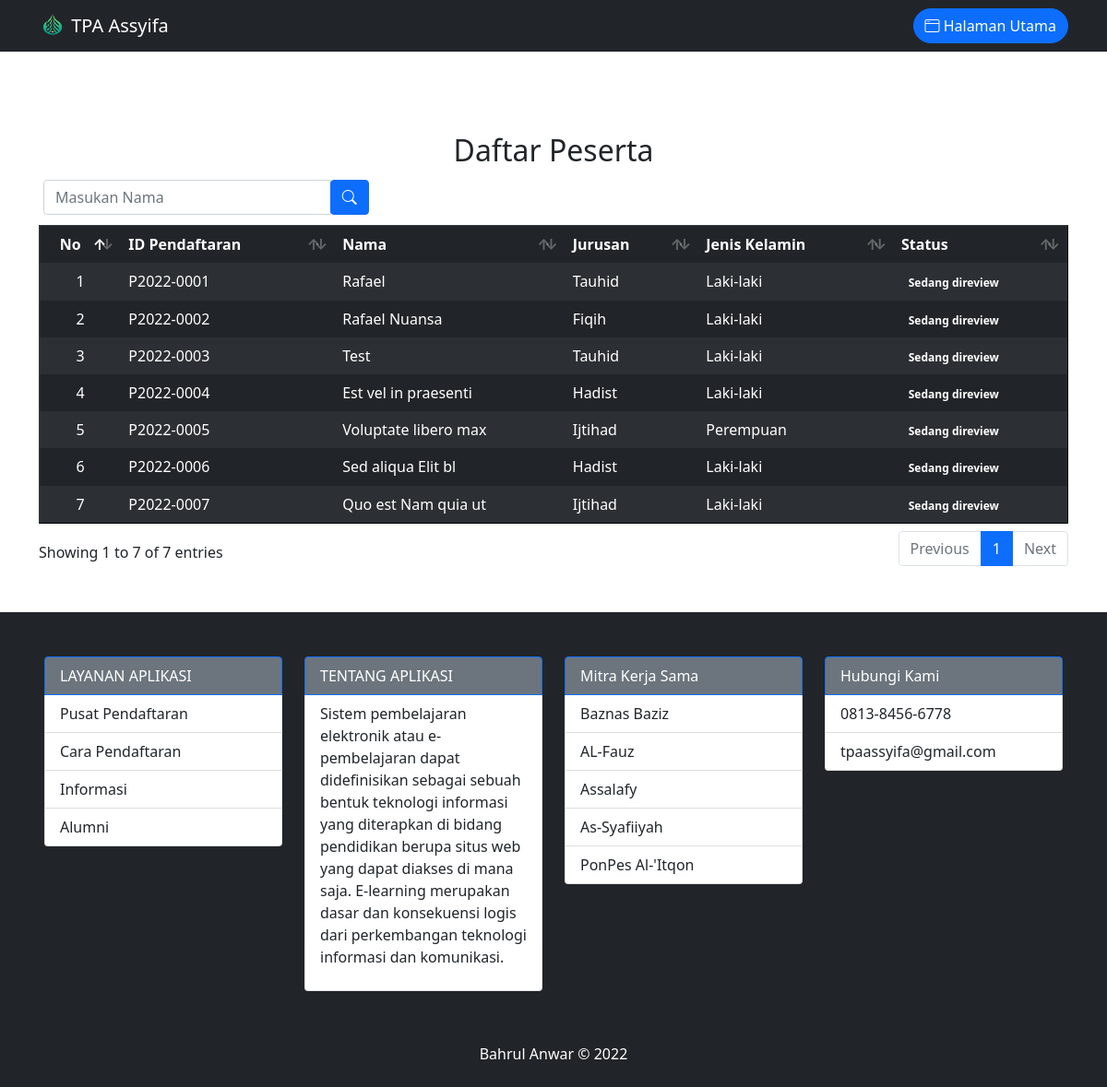
The page /user/daftar-peserta.php on the database its author committed.
### tables this page shows
CREATE TABLE `tb_pendaftaran` (
  `id_pendaftaran` char(10) NOT NULL,
  `tgl_daftar` date NOT NULL,
  `th_ajaran` varchar(9) NOT NULL,
  `jurusan` varchar(50) NOT NULL,
  `nm_peserta` varchar(50) NOT NULL,
  `email` varchar(255) NOT NULL,
  `status_email` tinyint(1) NOT NULL DEFAULT '0',
  `password` varchar(255) NOT NULL,
  `tmp_lahir` varchar(50) NOT NULL,
  `tgl_lahir` date NOT NULL,
  `jk` enum('Laki-laki','Perempuan') NOT NULL,
  `agama` varchar(15) NOT NULL,
  `almt_peserta` text NOT NULL,
  `photo` varchar(200) DEFAULT NULL,
  `berkas_ijazah_sd` varchar(255) DEFAULT NULL,
  `nilai_ijazah_sd` int(5) DEFAULT NULL,
  `berkas_ijazah_smp` varchar(255) DEFAULT NULL,
  `nilai_ijazah_smp` int(5) DEFAULT NULL,
  `berkas_ijazah_smk` varchar(255) DEFAULT NULL,
  `nilai_ijazah_smk` int(5) DEFAULT NULL,
  `status_terima` varchar(100) NOT NULL DEFAULT 'Sedang direview',
  `token_verifikasi` varchar(255) DEFAULT NULL
);

### user/daftar-peserta.php (the view, shortened to what this page needs)
<?php
include '../config/koneksi.php';
?>
<!DOCTYPE html>
<html lang="en">
<head>
    <link rel="stylesheet" href="../css/dataTables.bootstrap5.min.css">
    <link rel="stylesheet" href="https://cdn.jsdelivr.net/npm/bootstrap-icons@1.5.0/font/bootstrap-icons.css">
    <link href="../css/bootstrap.min.css" rel="stylesheet">
</head>
<body>
    <?php include('../_partials/user/navbar2.php');?>
    <section class="mt-5 mb-5 pt-5">
        <h2 class="text-center pt-5">Daftar Peserta</h2>
        <div class="container table-responsive">
            <form style="margin: 5px;" method="GET" action="daftar-peserta.php">
                <div class="row">
                    <div class="col-xs-6 col-md-4">
                        <div class="input-group">
                            <input required type="text" class="form-control" placeholder="Masukan Nama" id="search" name="search" autocomplete="off" <?php if (isset($_GET['search'])) { ?> value="<?= $_GET['search'] ?>" <?php } ?> />
                            <div class="input-group-btn">
                                <button class="btn btn-primary" type="submit">
                                    <i class="bi bi-search"></i>
                                </button>
                            </div>
                        </div>
                    </div>
                </div>
            </form>
            <table id="example" class="table table-borderless table-dark table-striped table-hover" border="1">
                <thead>
                    <tr>
                        <th class="text-center">No</th>
                        <th>ID Pendaftaran</th>
                        <th>Nama</th>
                        <th>Jurusan</th>
                        <th>Jenis Kelamin</th>
                        <th>Status</th>
                    </tr>
                </thead>
                <tbody>
                    <?php
                    $no = 1;
                    if (isset($_GET['search'])) {
                        $time_start = microtime(true);
                        usleep(100);
                        $string = '';
                        $search = $_GET['search'];
                        $query = mysqli_query($conn, "SELECT nm_peserta FROM tb_pendaftaran order by nm_peserta ASC");
                        while (($data = mysqli_fetch_assoc($query))) {
                            $string .= ' ';
                            $string .= $data['nm_peserta'];
                        }
                        $index = BoyerMoore($string, $search);
                        $list_peserta = mysqli_query($conn, "SELECT * FROM tb_pendaftaran WHERE nm_peserta LIKE '%$search%' ORDER BY nm_peserta ASC");
                        $jml_data = mysqli_num_rows($list_peserta);
                        $time_end = microtime(true);
                        $time = $time_end - $time_start;
                    } else {
                        $list_peserta = mysqli_query($conn, "SELECT * FROM tb_pendaftaran");
                    }
                    while ($row = mysqli_fetch_array($list_peserta)) {
                    ?>
                        <tr>
                            <td class="text-center"><?php echo $no++ ?></td>
                            <td><?php echo $row['id_pendaftaran'] ?></td>
                            <td><?php echo $row['nm_peserta'] ?></td>
                            <td><?php echo $row['jurusan'] ?></td>
                            <td><?php echo $row['jk'] ?></td>
                            <?php if($row['status_terima']=="Sedang direview"){ ?>
                                <td><span class="badge rounded-pill bg-gray">Sedang direview</span></td>
                            <?php }else if($row['status_terima']=="Diterima"){ ?>
                                <td><span class="badge rounded-pill bg-success">Diterima</span></td>
                            <?php }else{ ?>
                                <td><span class="badge rounded-pill bg-danger">Tidak Diterima</span></td>
                            <?php } ?>
                        </tr>
                    <?php } ?>
                </tbody>
            </table>
        </div>
    </section>
    <?php include('../_partials/user/footer.php');?>
</body>
</html>

### _partials/user/navbar2.php (shortened to what this page needs)
<nav class="navbar navbar-expand-lg navbar-dark bg-dark fixed-top">
        <div class="container">
            <a class="navbar-brand" href="#">
                <img src="../img/Logo Assyifa2021.png" alt="" width="30" height="24" class="d-inline-block align-text-top">
                TPA Assyifa
            </a>
            <div class="collapse navbar-collapse justify-content-end" id="navbarNavDropdown">
                <ul class="navbar-nav gap-2">
                    <li class="nav-item">
                        <a class="btn btn-primary bi bi-window rounded-pill" href="../index.php"> Halaman Utama</a>
                    </li>
                </ul>
            </div>
        </div>
    </nav>

### _partials/user/footer.php (shortened to what this page needs)
<footer class="bg-dark text-white p-5">
        <div class="row">
            <div class="col-md-3">
                <ul class="list-group">
                    <li class="list-group-item active bg-secondary">LAYANAN APLIKASI</li>
                    <li class="list-group-item">Pusat Pendaftaran</li>
                    <li class="list-group-item">Cara Pendaftaran</li>
                    <li class="list-group-item">Informasi</li>
                    <li class="list-group-item">Alumni</li>
                </ul>
            </div>
            <div class="col-md-3">
                <ul class="list-group">
                    <li class="list-group-item active bg-secondary">TENTANG APLIKASI</li>
                    <li class="list-group-item">
                        <p>
                            Sistem pembelajaran elektronik atau e-pembelajaran dapat didefinisikan sebagai sebuah bentuk teknologi
                            informasi yang diterapkan di bidang pendidikan berupa situs web yang dapat diakses di mana saja. E-learning
                            merupakan dasar dan konsekuensi logis dari perkembangan teknologi informasi dan komunikasi.
                        </p>
                    </li>
                </ul>
            </div>
            <div class="col-md-3">
                <ul class="list-group">
                    <li class="list-group-item active bg-secondary">Mitra Kerja Sama</li>
                    <li class="list-group-item">Baznas Baziz</li>
                    <li class="list-group-item">AL-Fauz</li>
                    <li class="list-group-item">Assalafy</li>
                    <li class="list-group-item">As-Syafiiyah</li>
                    <li class="list-group-item">PonPes Al-'Itqon</li>
                </ul>
            </div>
            <div class="col-md-3">
                <ul class="list-group">
                    <li class="list-group-item active bg-secondary">Hubungi Kami</li>
                    <li class="list-group-item">0813-8456-6778</li>
                    <li class="list-group-item">tpaassyifa@gmail.com</li>
                </ul>
            </div>
        </div>
    </footer>
    <div class="copyright text-center text-white font-weight-bold bg-dark p-2">
        <p>Bahrul Anwar &copy; 2022</p>
    </div>

### rows shown on the page
tb_pendaftaran: id_pendaftaran "P2022-0001", nm_peserta "Rafael", jurusan "Tauhid", jk "Laki-laki", status_terima "Sedang direview"
tb_pendaftaran: id_pendaftaran "P2022-0002", nm_peserta "Rafael Nuansa", jurusan "Fiqih", jk "Laki-laki", status_terima "Sedang direview"
tb_pendaftaran: id_pendaftaran "P2022-0003", nm_peserta "Test", jurusan "Tauhid", jk "Laki-laki", status_terima "Sedang direview"
tb_pendaftaran: id_pendaftaran "P2022-0004", nm_peserta "Est vel in praesenti", jurusan "Hadist", jk "Laki-laki", status_terima "Sedang direview"
tb_pendaftaran: id_pendaftaran "P2022-0005", nm_peserta "Voluptate libero max", jurusan "Ijtihad", jk "Perempuan", status_terima "Sedang direview"
tb_pendaftaran: id_pendaftaran "P2022-0006", nm_peserta "Sed aliqua Elit bl", jurusan "Hadist", jk "Laki-laki", status_terima "Sedang direview"
tb_pendaftaran: id_pendaftaran "P2022-0007", nm_peserta "Quo est Nam quia ut", jurusan "Ijtihad", jk "Laki-laki", status_terima "Sedang direview"
